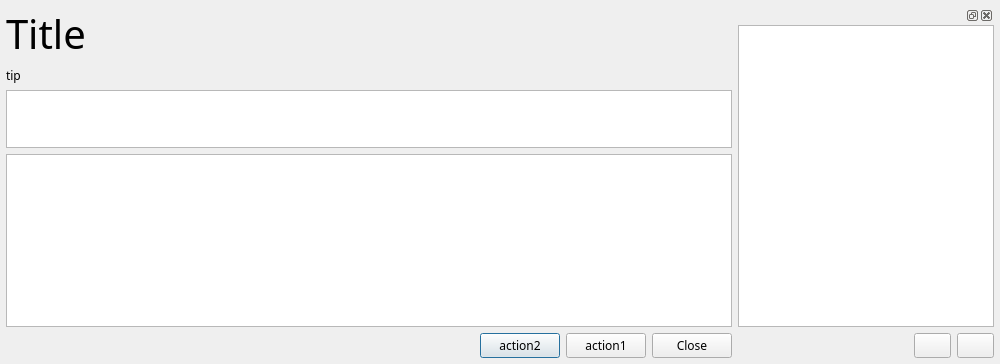
<?xml version="1.0" encoding="UTF-8"?>
<ui version="4.0">
 <class>BaseList</class>
 <widget class="QDialog" name="BaseList">
  <property name="geometry">
   <rect>
    <x>0</x>
    <y>0</y>
    <width>1000</width>
    <height>364</height>
   </rect>
  </property>
  <property name="font">
   <font>
    <family>Arvo</family>
   </font>
  </property>
  <property name="windowTitle">
   <string>Dialog</string>
  </property>
  <layout class="QHBoxLayout" name="horizontalLayout_2" stretch="1,0">
   <property name="leftMargin">
    <number>6</number>
   </property>
   <property name="topMargin">
    <number>6</number>
   </property>
   <property name="rightMargin">
    <number>6</number>
   </property>
   <property name="bottomMargin">
    <number>6</number>
   </property>
   <item>
    <layout class="QVBoxLayout" name="verticalLayout">
     <item>
      <widget class="QLabel" name="title">
       <property name="font">
        <font>
         <family>Playwrite DE SAS</family>
         <pointsize>30</pointsize>
        </font>
       </property>
       <property name="text">
        <string>Title</string>
       </property>
      </widget>
     </item>
     <item>
      <widget class="QLabel" name="tip">
       <property name="font">
        <font>
         <family>Oldenburg</family>
        </font>
       </property>
       <property name="text">
        <string>tip</string>
       </property>
      </widget>
     </item>
     <item>
      <widget class="QListWidget" name="header">
       <property name="maximumSize">
        <size>
         <width>16777215</width>
         <height>58</height>
        </size>
       </property>
       <property name="verticalScrollBarPolicy">
        <enum>Qt::ScrollBarPolicy::ScrollBarAlwaysOff</enum>
       </property>
      </widget>
     </item>
     <item>
      <widget class="QListWidget" name="list">
       <property name="verticalScrollBarPolicy">
        <enum>Qt::ScrollBarPolicy::ScrollBarAlwaysOff</enum>
       </property>
       <property name="horizontalScrollBarPolicy">
        <enum>Qt::ScrollBarPolicy::ScrollBarAsNeeded</enum>
       </property>
      </widget>
     </item>
     <item>
      <layout class="QHBoxLayout" name="horizontalLayout">
       <item>
        <spacer name="horizontalSpacer">
         <property name="orientation">
          <enum>Qt::Orientation::Horizontal</enum>
         </property>
         <property name="sizeHint" stdset="0">
          <size>
           <width>40</width>
           <height>20</height>
          </size>
         </property>
        </spacer>
       </item>
       <item>
        <widget class="QPushButton" name="action2">
         <property name="font">
          <font>
           <family>Oldenburg</family>
          </font>
         </property>
         <property name="text">
          <string>action2</string>
         </property>
        </widget>
       </item>
       <item>
        <widget class="QPushButton" name="action1">
         <property name="font">
          <font>
           <family>Oldenburg</family>
          </font>
         </property>
         <property name="text">
          <string>action1</string>
         </property>
        </widget>
       </item>
       <item>
        <widget class="QPushButton" name="closeButton">
         <property name="font">
          <font>
           <family>Oldenburg</family>
          </font>
         </property>
         <property name="text">
          <string>Close</string>
         </property>
        </widget>
       </item>
      </layout>
     </item>
    </layout>
   </item>
   <item>
    <widget class="QDockWidget" name="dock">
     <property name="minimumSize">
      <size>
       <width>206</width>
       <height>136</height>
      </size>
     </property>
     <widget class="QWidget" name="dockWidgetContents">
      <layout class="QVBoxLayout" name="verticalLayout_2">
       <property name="leftMargin">
        <number>0</number>
       </property>
       <property name="topMargin">
        <number>0</number>
       </property>
       <property name="rightMargin">
        <number>0</number>
       </property>
       <property name="bottomMargin">
        <number>0</number>
       </property>
       <item>
        <widget class="QTextBrowser" name="desc">
         <property name="font">
          <font>
           <family>Comfortaa</family>
           <pointsize>8</pointsize>
          </font>
         </property>
         <property name="html">
          <string>&lt;!DOCTYPE HTML PUBLIC &quot;-//W3C//DTD HTML 4.0//EN&quot; &quot;http://www.w3.org/TR/REC-html40/strict.dtd&quot;&gt;
&lt;html&gt;&lt;head&gt;&lt;meta name=&quot;qrichtext&quot; content=&quot;1&quot; /&gt;&lt;meta charset=&quot;utf-8&quot; /&gt;&lt;style type=&quot;text/css&quot;&gt;
p, li { white-space: pre-wrap; }
hr { height: 1px; border-width: 0; }
li.unchecked::marker { content: &quot;\2610&quot;; }
li.checked::marker { content: &quot;\2612&quot;; }
&lt;/style&gt;&lt;/head&gt;&lt;body style=&quot; font-family:'Comfortaa'; font-size:8pt; font-weight:400; font-style:normal;&quot;&gt;
&lt;p style=&quot;-qt-paragraph-type:empty; margin-top:0px; margin-bottom:0px; margin-left:0px; margin-right:0px; -qt-block-indent:0; text-indent:0px;&quot;&gt;&lt;br /&gt;&lt;/p&gt;&lt;/body&gt;&lt;/html&gt;</string>
         </property>
        </widget>
       </item>
       <item>
        <layout class="QHBoxLayout" name="horizontalLayout_3">
         <item>
          <spacer name="horizontalSpacer_2">
           <property name="orientation">
            <enum>Qt::Orientation::Horizontal</enum>
           </property>
           <property name="sizeHint" stdset="0">
            <size>
             <width>40</width>
             <height>20</height>
            </size>
           </property>
          </spacer>
         </item>
         <item>
          <widget class="QPushButton" name="increaseFontSize">
           <property name="font">
            <font>
             <family>Oldenburg</family>
            </font>
           </property>
           <property name="text">
            <string/>
           </property>
           <property name="icon">
            <iconset theme="add"/>
           </property>
          </widget>
         </item>
         <item>
          <widget class="QPushButton" name="decreaseFontSize">
           <property name="font">
            <font>
             <family>Oldenburg</family>
            </font>
           </property>
           <property name="text">
            <string/>
           </property>
           <property name="icon">
            <iconset theme="remove"/>
           </property>
          </widget>
         </item>
        </layout>
       </item>
      </layout>
     </widget>
    </widget>
   </item>
  </layout>
 </widget>
 <resources/>
 <connections/>
</ui>
